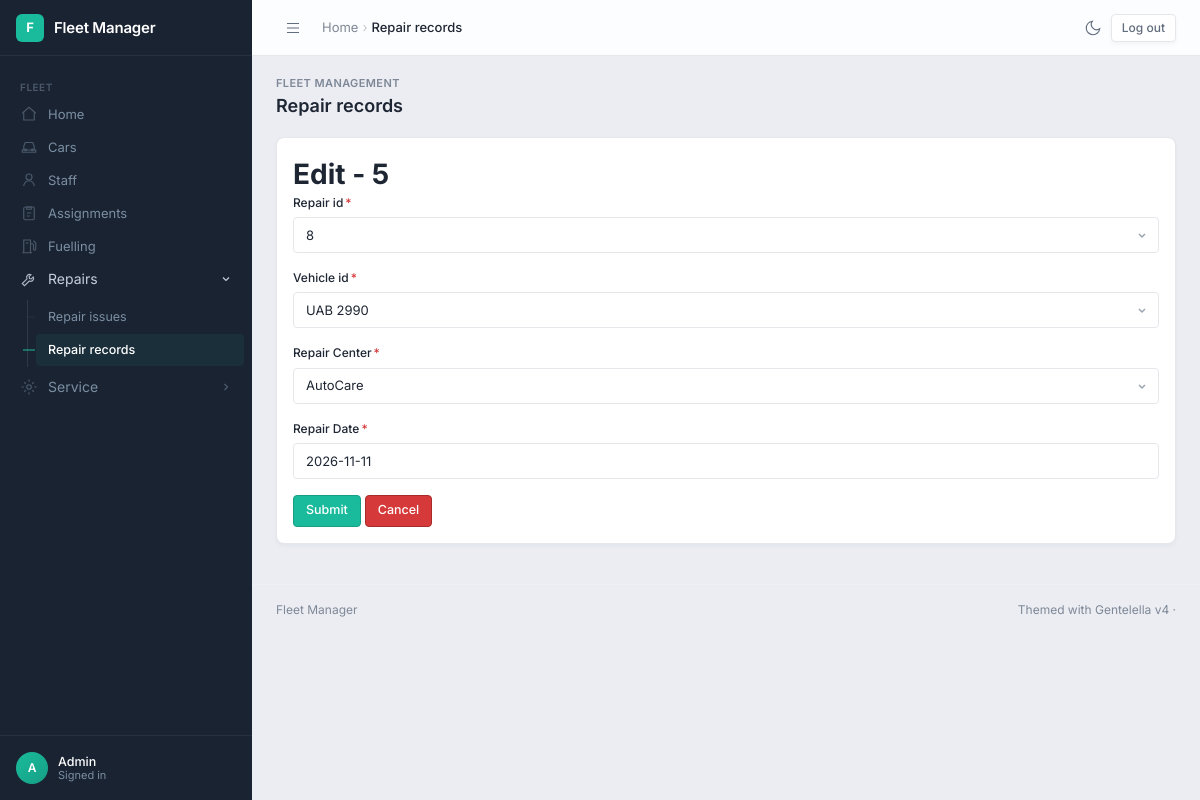
Screenshot of /repairrecords/5/ (signed in) with the database file from the repository.
### fleetmanagement/models.py (models this page shows, shortened)
class Repair_records(models.Model):
    PROVIDER_OPTIONS = [
        ("AC", "AutoCare"),
        ("AF", "AutoFix")
    ]
    repair_id = models.ForeignKey(Repair_issues, on_delete = models.CASCADE)
    Vehicle_id = models.ForeignKey(Car, on_delete = models.CASCADE)
    repair_center = models.CharField(max_length=20, choices=PROVIDER_OPTIONS, verbose_name="Repair Center")
    repair_date = models.DateField(auto_now=False, verbose_name="Repair Date")

### fleetmanagement/views.py (the view)
# urls.py: path('repairrecords/<int:repairrecordsid>/', edit_repair_records, name='edit_repair_records'),
@login_required
def edit_repair_records(request, repairrecordsid):
    repairrecords = Repair_records.objects.get(id = repairrecordsid)
    message = ''
    if request.method == 'POST':
        repairrecordsform = Repair_recordsForm(request.POST, instance=repairrecords)
        if repairrecordsform.is_valid():
            repairrecordsform.save()
            return redirect('repair_records_page')
        else:
            message = 'Form has invalid data'
    else:
        repairrecordsform = Repair_recordsForm(instance=repairrecords)
    context = {
        'form' : repairrecordsform,
        'msg' : message,
        'repairrecords' : repairrecords
    }
    return render(request, "edit_repair_records.html", context)

### fleetmanagement/forms.py
class Repair_recordsForm(ModelForm):
    class Meta:
        model = Repair_records
        fields = '__all__'

### fleetmanagement/models.py (called while the page is built)
    def __str__(self):
            return self.number_plate

    def __str__(self):
        return str(self.id)

### fleetmanagement/templates/edit_repair_records.html (shortened to what this page needs)
{% extends './home.html' %}
{% load crispy_forms_tags %}
{% block content %}
    <h1>Edit - {{repairrecords.id}}</h1>
    <form method="post" data-demo-submit="false">
            {{form|crispy}}
            <input type="submit" class="btn btn-primary">
            <a href="{% url 'repair_records_page' %}" class="btn btn-danger">Cancel</a>
        </form>
{% endblock content %}

### fleetmanagement/templates/home.html (shortened to what this page needs)
{% load static %}<!DOCTYPE html>
<html lang="en">
<head>
<link rel="stylesheet" crossorigin href="{% static 'gentelella/assets/main-v4-DB_ReeJG.css' %}">
<link rel="stylesheet" href="{% static 'gentelella/fleet-bridge.css' %}">
</head>
{% with u=request.resolver_match.url_name|default:'' %}
<body data-shell="admin">
<aside class="sidebar" aria-label="Primary navigation">
  <div class="sidebar-brand">
    <div class="brand-icon">F</div>
    <div class="brand-name">Fleet Manager</div>
  </div>
  <nav class="sidebar-nav">
    <div class="nav-group">
      <div class="nav-label">Fleet</div>
<a class="nav-link{% if u == 'home_page' %} active{% endif %}" href="{% url 'home_page' %}"><svg class="icon" width="18" height="18" viewBox="0 0 24 24" fill="none" stroke="currentColor" stroke-width="1.5"><path d="M3 11l9-8 9 8"/><path d="M5 10v10h14V10"/></svg><span class="nav-text">Home</span></a>
<a class="nav-link{% if 'car' in u %} active{% endif %}" href="{% url 'car_page' %}"><svg class="icon" width="18" height="18" viewBox="0 0 24 24" fill="none" stroke="currentColor" stroke-width="1.5"><path d="M5 16V11l2-5h10l2 5v5"/><path d="M3 16h18v3H3z"/><circle cx="7.5" cy="16" r="1.2"/><circle cx="16.5" cy="16" r="1.2"/></svg><span class="nav-text">Cars</span></a>
<a class="nav-link{% if 'staff' in u %} active{% endif %}" href="{% url 'staff_page' %}"><svg class="icon" width="18" height="18" viewBox="0 0 24 24" fill="none" stroke="currentColor" stroke-width="1.5"><circle cx="12" cy="8" r="4"/><path d="M5 20c0-3.9 3.1-7 7-7s7 3.1 7 7"/></svg><span class="nav-text">Staff</span></a>
<a class="nav-link{% if 'assign' in u %} active{% endif %}" href="{% url 'assignment_page' %}"><svg class="icon" width="18" height="18" viewBox="0 0 24 24" fill="none" stroke="currentColor" stroke-width="1.5"><rect x="5" y="4" width="14" height="17" rx="2"/><path d="M9 4h6v3H9zM9 12h6M9 16h4"/></svg><span class="nav-text">Assignments</span></a>
<a class="nav-link{% if 'fuel' in u %} active{% endif %}" href="{% url 'fuelling_page' %}"><svg class="icon" width="18" height="18" viewBox="0 0 24 24" fill="none" stroke="currentColor" stroke-width="1.5"><path d="M5 21V4h9v17M3 21h13"/><path d="M14 9h2a2 2 0 012 2v5a1.5 1.5 0 003 0V8l-3-3"/><path d="M8 8h3"/></svg><span class="nav-text">Fuelling</span></a>
<div class="nav-tree{% if 'repair' in u %} open has-active{% endif %}"><button type="button" class="nav-link nav-toggle" aria-expanded="{% if 'repair' in u %}true{% else %}false{% endif %}"><svg class="icon" width="18" height="18" viewBox="0 0 24 24" fill="none" stroke="currentColor" stroke-width="1.5"><path d="M14.7 6.3a4 4 0 00-5.4 5.4L3 18l3 3 6.3-6.3a4 4 0 005.4-5.4l-2.6 2.6-2.4-.6-.6-2.4z"/></svg><span class="nav-text">Repairs</span><svg class="nav-chev" width="12" height="12" viewBox="0 0 16 16" fill="none" stroke="currentColor" stroke-width="1.5" aria-hidden="true"><path d="M6 4l4 4-4 4"/></svg></button><div class="nav-sub"><div class="nav-sub-inner"><a class="nav-sublink{% if 'repair' in u and 'issues' in u %} active{% endif %}" href="{% url 'repair_issues_page' %}">Repair issues</a><a class="nav-sublink{% if 'repair' in u and 'records' in u %} active{% endif %}" href="{% url 'repair_records_page' %}">Repair records</a></div></div></div>
<div class="nav-tree{% if 'service' in u %} open has-active{% endif %}"><button type="button" class="nav-link nav-toggle" aria-expanded="{% if 'service' in u %}true{% else %}false{% endif %}"><svg class="icon" width="18" height="18" viewBox="0 0 24 24" fill="none" stroke="currentColor" stroke-width="1.5"><circle cx="12" cy="12" r="3"/><path d="M12 2v3M12 19v3M2 12h3M19 12h3M5.6 5.6l2.1 2.1M16.3 16.3l2.1 2.1M5.6 18.4l2.1-2.1M16.3 7.7l2.1-2.1"/></svg><span class="nav-text">Service</span><svg class="nav-chev" width="12" height="12" viewBox="0 0 16 16" fill="none" stroke="currentColor" stroke-width="1.5" aria-hidden="true"><path d="M6 4l4 4-4 4"/></svg></button><div class="nav-sub"><div class="nav-sub-inner"><a class="nav-sublink{% if 'service' in u and 'issues' in u %} active{% endif %}" href="{% url 'service_issues_page' %}">Service issues</a><a class="nav-sublink{% if 'service' in u and 'records' in u %} active{% endif %}" href="{% url 'service_records_page' %}">Service records</a></div></div></div>
    </div>
  </nav>
  <div class="sidebar-footer">
    <div class="sidebar-user">
      <div class="avatar">{% if user.is_authenticated %}{{ user.username|first|upper }}{% else %}?{% endif %}</div>
      <div class="sidebar-user-info">
        <div class="name">{% if user.is_authenticated %}{{ user.username }}{% else %}Guest{% endif %}</div>
        <div class="role">{% if user.is_authenticated %}Signed in{% else %}Not signed in{% endif %}</div>
      </div>
    </div>
  </div>
</aside>
<header class="topbar">
  <div class="topbar-left">
    <button class="sidebar-toggle" type="button" aria-label="Open menu" aria-controls="sidebar" aria-expanded="false">
      <svg width="20" height="20" viewBox="0 0 24 24" fill="none" stroke="currentColor" stroke-width="1.5" aria-hidden="true"><path d="M4 6h16M4 12h16M4 18h16"/></svg>
    </button>
    <nav class="breadcrumb" aria-label="Breadcrumb">
      <a href="{% url 'home_page' %}">Home</a><span class="sep" aria-hidden="true">&rsaquo;</span><span class="current" aria-current="page">{% block crumb %}{% if u == 'home_page' %}Home{% elif 'car' in u %}Cars{% elif 'staff' in u %}Staff{% elif 'assign' in u %}Assignments{% elif 'fuel' in u %}Fuelling{% elif 'repair' in u and 'issues' in u %}Repair issues{% elif 'repair' in u %}Repair records{% elif 'service' in u and 'issues' in u %}Service issues{% elif 'service' in u %}Service records{% elif u == 'login' %}Login{% elif 'sign' in u %}Sign up{% else %}Fleet Manager{% endif %}{% endblock %}</span>
    </nav>
  </div>
  <div class="topbar-right">
    <button class="tb-btn theme-toggle" type="button" title="Toggle theme" aria-label="Toggle theme" aria-pressed="false">
      <svg class="theme-icon-dark" width="18" height="18" viewBox="0 0 24 24" fill="none" stroke="currentColor" stroke-width="1.5" aria-hidden="true"><path d="M21 12.79A9 9 0 1 1 11.21 3 7 7 0 0 0 21 12.79z"/></svg>
    </button>
    <div class="auth-links">
      {% if user.is_authenticated %}
        <form method="post" action="{% url 'logout' %}">{% csrf_token %}<button type="submit" class="btn btn-outline btn-sm">Log out</button></form>
      {% else %}
        <a class="btn btn-outline btn-sm" href="{% url 'login' %}">Login</a>
        <a class="btn btn-primary btn-sm" href="{% url 'sign_up_page' %}">Sign up</a>
      {% endif %}
    </div>
  </div>
</header>
<main class="main">
  <div class="page-wrapper">
    <div class="page-header">
      <div class="page-header-row">
        <div>
          <div class="page-pretitle">Fleet management</div>
          <h1 class="page-title">{% block page_title %}{% if u == 'home_page' %}Home{% elif 'car' in u %}Cars{% elif 'staff' in u %}Staff{% elif 'assign' in u %}Assignments{% elif 'fuel' in u %}Fuelling{% elif 'repair' in u and 'issues' in u %}Repair issues{% elif 'repair' in u %}Repair records{% elif 'service' in u and 'issues' in u %}Service issues{% elif 'service' in u %}Service records{% elif u == 'login' %}Login{% elif 'sign' in u %}Sign up{% else %}Fleet Manager{% endif %}{% endblock %}</h1>
        </div>
      </div>
    </div>
    <div class="card">
      <div class="card-body fleet-content">
        {% block content %}{% endblock content %}
      </div>
    </div>
  </div>
  <footer class="footer"><span>Fleet Manager</span><span>Themed with Gentelella v4 &middot;</span></footer>
</main>
{% endwith %}
</body>
</html>

### static/gentelella/fleet-bridge.css (style rules this page uses)
body { background-color: rgb(235, 237, 243); }
nav a { display: block; }
.mb-3 { margin-bottom: 16px; }
.form-label .asteriskField, .asteriskField { color: var(--red); margin-inline-start: 2px; }
select.form-select { display: block; width: 100%; height: 36px; padding: 0 32px 0 12px; font: inherit; font-size: 13px; color: var(--text); background-color: var(--bg-surface); border: 1px solid var(--border-color); border-radius: var(--radius-sm); outline: none; cursor: pointer; appearance: none; -webkit-appearance: none; background-repeat: no-repeat; background-position: right 10px center; }
.fleet-content input[type="submit"].btn { cursor: pointer; }
.auth-links { display: flex; align-items: center; gap: 8px; }
.auth-links form { margin: 0; }

### rows the page displays
Repair_records: id "5", repair_id "8", Vehicle_id "UAB 2990", repair_center "AutoCare", repair_date "2026-11-11"

### other values shown
{{ user.username|first|upper }} "A"
{{ user.username }} "Admin"
